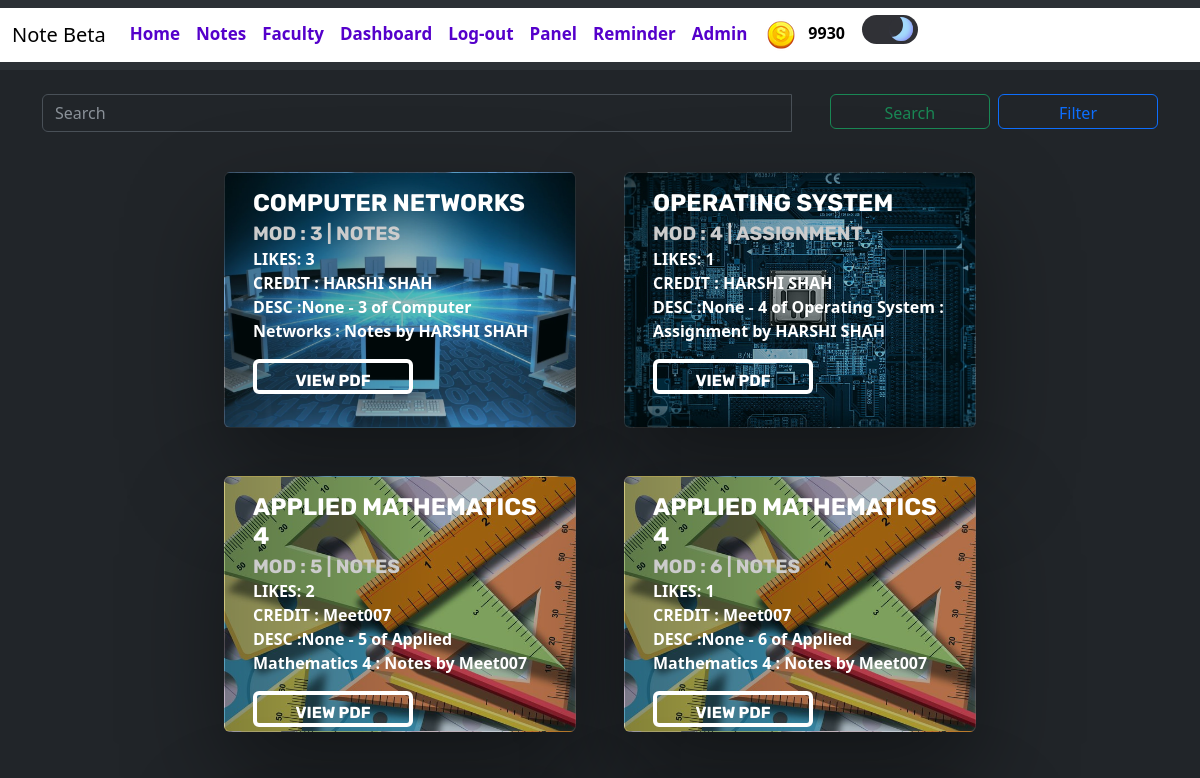
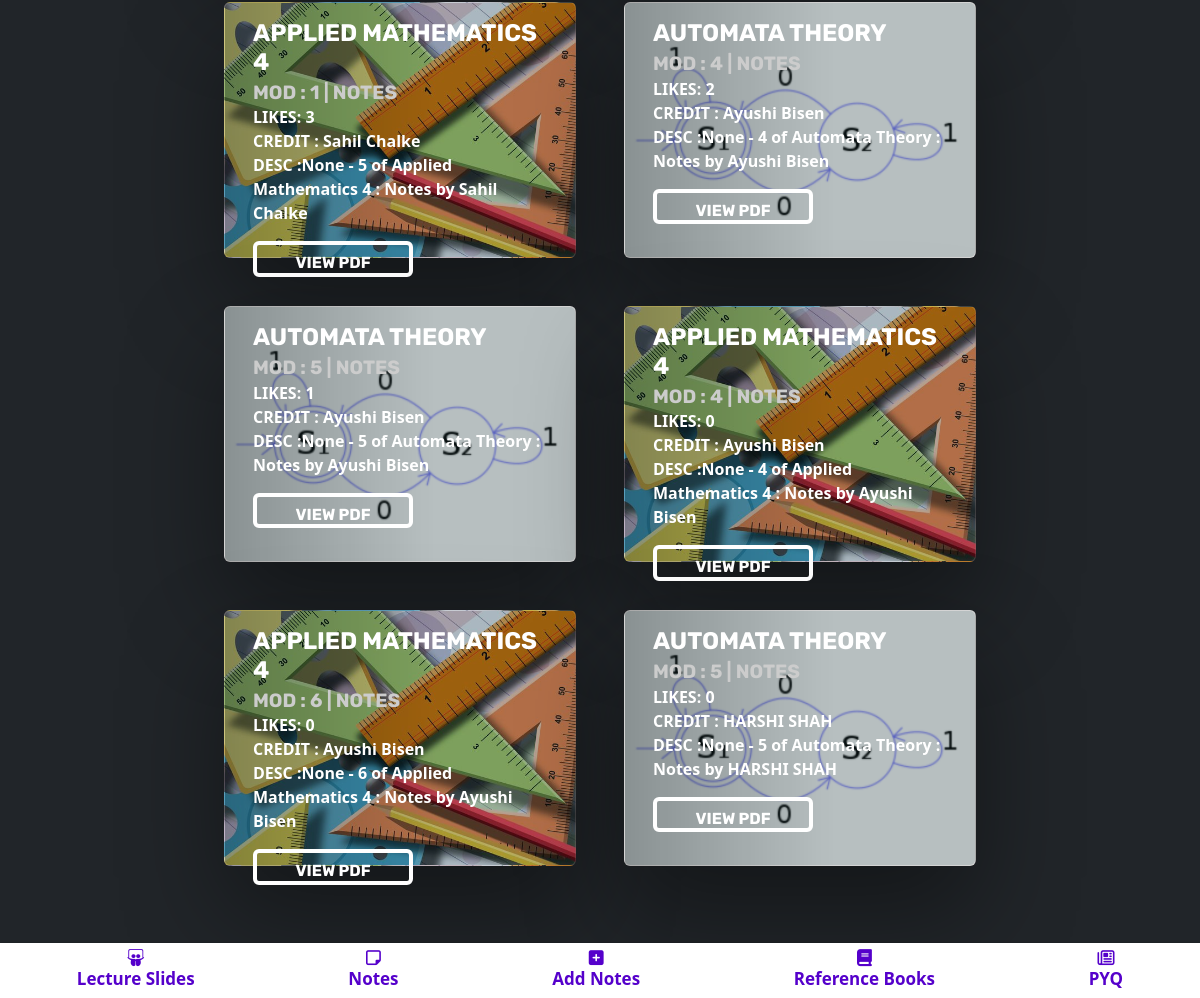
Page /notes/ (signed in) on the earlier database version (2 pictures, top to bottom).
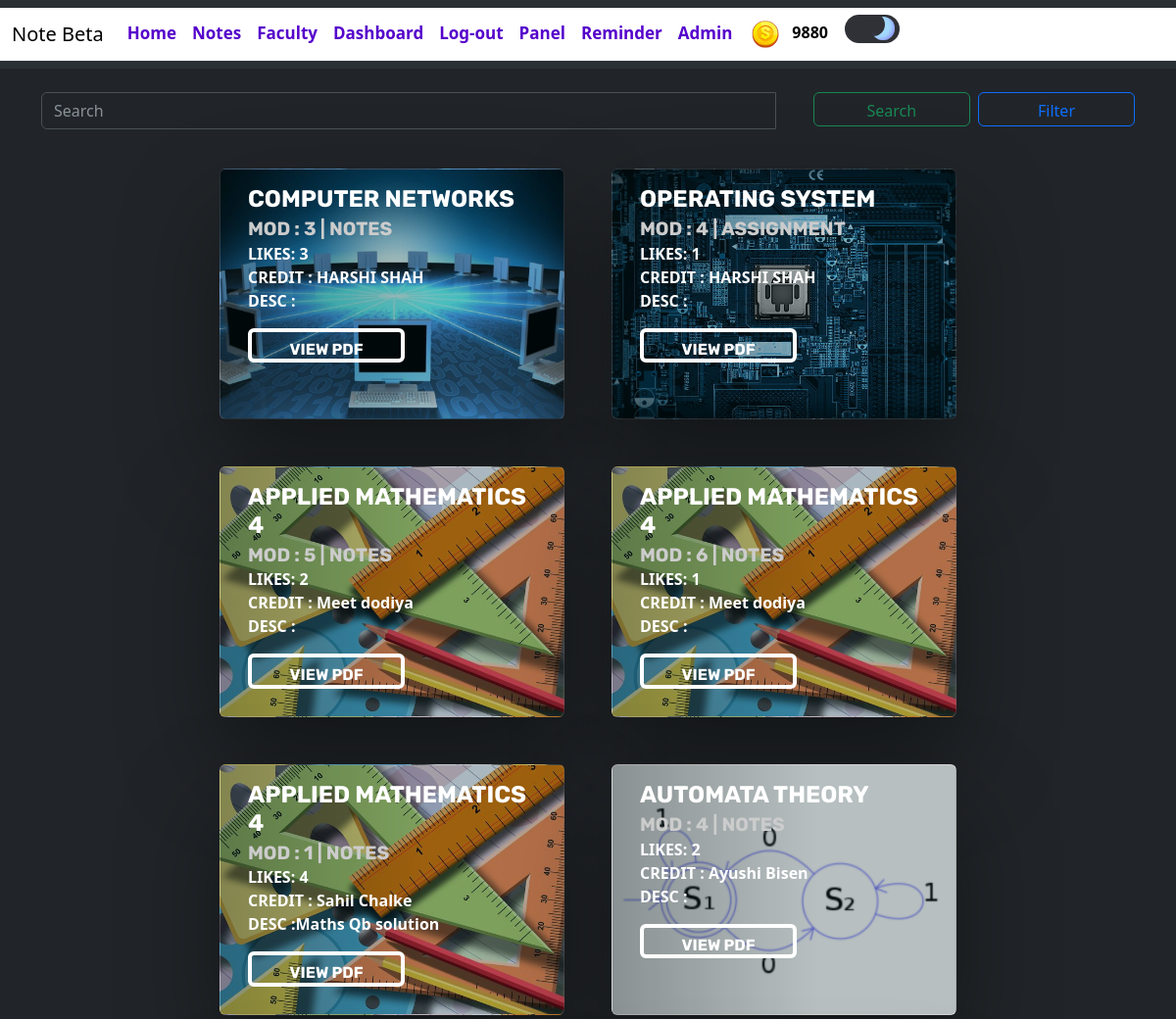
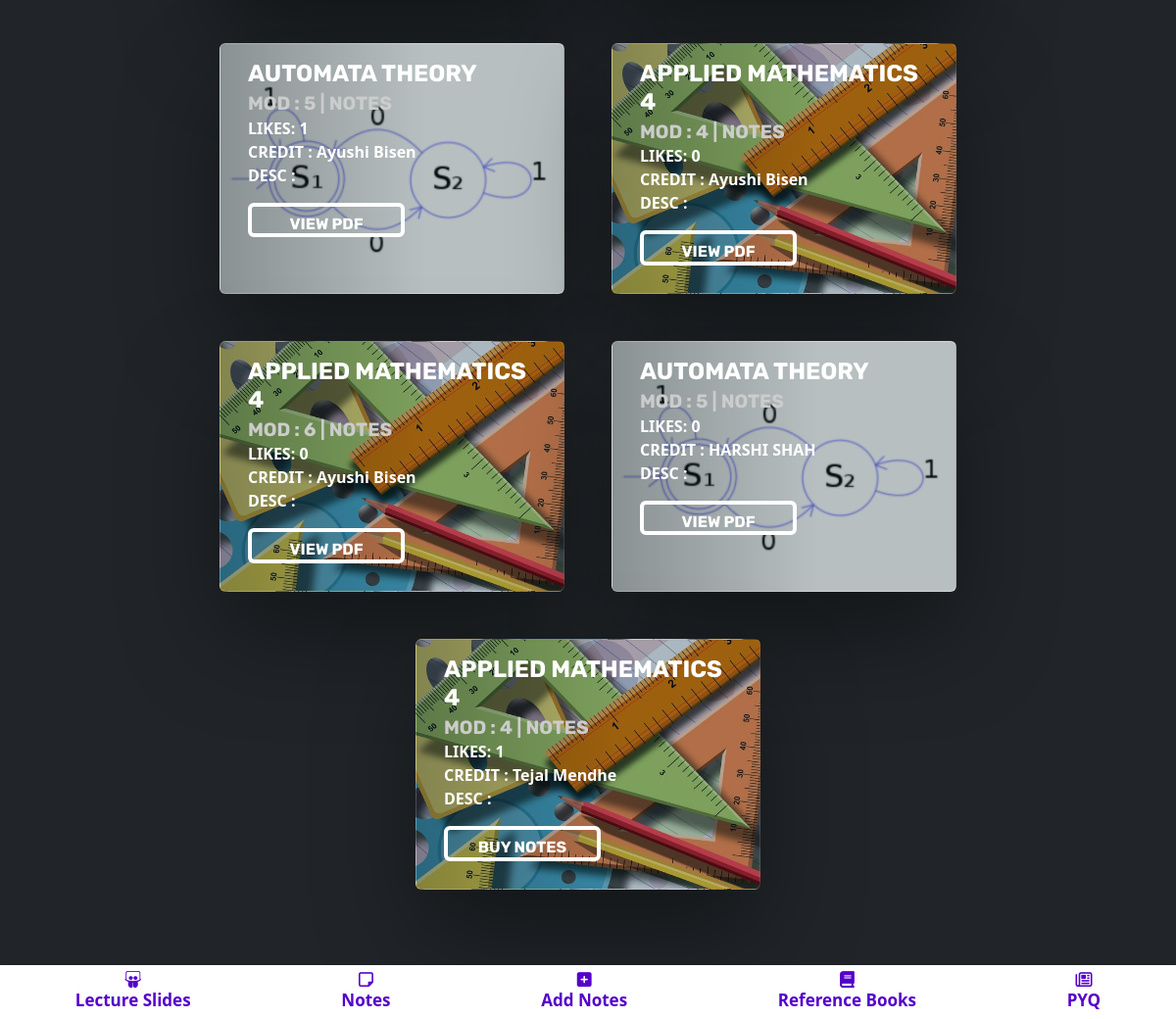
Same page on the later database version (2 pictures, top to bottom).
### blogapp/models.py (models this page shows, shortened)
class UserAccount(AbstractBaseUser, PermissionsMixin):
    email = models.CharField(max_length = 50,unique=True)
    name = models.CharField(max_length=200)
    is_active = models.BooleanField(default=True)
    is_mod = models.BooleanField(default=False)
    is_nUser = models.BooleanField(default=True)
    is_staff = models.BooleanField(default=False)
    coins_scored = models.IntegerField(default=100,null=True,blank=True)
    rank = models.IntegerField(default=0)
    bookmarks = models.ManyToManyField('blogapp.Notes', blank=True)
    is_emailVerified = models.BooleanField(default=False)
    objects = UserAccountManager()
    USERNAME_FIELD = 'email'
    REQUIRED_FIELDS = ['name']

class Notes(models.Model):
    typ = (
        ('Assignment','Assignment'),
        ('Experiment','Experiment'),
        ('Notes','Notes'),
        ('ReferenceBook','Reference Book'),
        ('LectureSlides','Lecture Slides'),
        ('PYQ','PYQ'),
    )
    mods = (
        ('1','1'),
        ('2','2'),
        ('3','3'),
        ('4','4'),
        ('5','5'),
        ('6','6'),
    )
    desc = models.TextField(max_length=500,null=True,blank=True)
    mod = models.CharField(max_length=5,choices=mods,null=True,blank=True)
    file = models.FileField(upload_to='notes/')
    author = models.ForeignKey(UserAccount,on_delete=models.CASCADE)
    status = models.BooleanField(default=False)
    likes = models.ManyToManyField(UserAccount,related_name="notes_like",default=0)
    views = models.PositiveIntegerField(default=0)
    buy=models.ManyToManyField(UserAccount,related_name="buy_notes")
    typeN = models.CharField(max_length=50,null=True,blank=True,choices=typ)
    docid = models.CharField(max_length=300,null=True,blank=True)
    sub =  models.ForeignKey(Subject,on_delete=models.CASCADE,null=True,blank=True)
    slug = AutoSlugField(populate_from = 'sub',unique=True,null=True,default=None)
    nDetail = models.CharField(max_length=100,null=True,blank=True)

class Subject(models.Model):
    name = models.CharField(max_length=50)
    teacher = models.CharField(max_length=50)
    teacherurl = models.CharField(max_length=300,null=True,blank=True)
    img = models.ImageField(upload_to='subImage/',null=True,blank=True)
    def __str__(self):
        return self.name

### blogapp/views.py (the view)
# urls.py: path('notes/', views.notes,name='notes'),
@login_required(login_url='/login/')
def notes(request):
    notes = (Notes.objects.filter(status = True, typeN= 'Notes') | Notes.objects.filter(status = True, typeN= 'Assignment') | Notes.objects.filter(status = True, typeN= 'Experiment') )
    from django.db.models import Count
    filteredNotes = NoteFilter(request.GET, queryset = notes)      #Using django-filter extension declared in filters.py file
    context = {
        'notes' : filteredNotes,
    }
    return render(request,'main/realhome.html',context)

### templates/main/realhome.html (shortened to what this page needs)
{% extends 'index.html' %} {% block content %} {% load crispy_forms_tags %}
{% load static %}
<link rel="stylesheet" href="{% static 'css/card.css' %}" />
<div class="container notesCnt mt-4 mb-4">
  <div class="row d-flex justify-content-center align-items-center">
    <div class="container-lg-6">
      <form class="d-flex" method="post" role="search" action="{% url 'searchNotes' %}">
        <div id="autocomplete" class="autocomplete input-group mb-3">
          <input
            class="form-control me-2"
            type="text"
            name="searchQ"
            placeholder="Search"
            aria-label="Search"
          />
          <ul class="autocomplete-result-list"></ul>
          <div class="input-group-append">
            <button class="btn btn-outline-success rbtn" type="submit">
              Search
            </button>
            <button
              type="button"
              class="btn btn-outline-primary ms-1 rbtn"
              data-bs-toggle="modal"
              data-bs-target="#exampleModal"
            >
              Filter
            </button>
          </div>
        </div>
      </form>
    </div>
  </div>
  <div class="row d-flex justify-content-center align-items-center">
    {% for x in notes.qs %}
      <div class="card cardImg mx-4 my-4" style="width: 22rem; height: 16em; background-image: linear-gradient(90deg, rgba(0, 0, 0, 0.4) 0%, rgba(0, 0, 0, 0.2) 60%),url('{{x.sub.img.url}}');">
        <div class="card-body">
          <div class="text-block">
            <h1 class="abcd">{{x.sub}}<small ><br>MOD : {{x.mod}} | {{x.typeN}}</small></h1>
            <p>
              LIKES: {{x.likes.count}}
              <br>
              CREDIT : {{x.author.name}}
              <br>
              DESC :{{x.desc}}
            </p>
            {% if request.user in x.buy.all %}
            <form method="POST" action="{% url 'notesViewer' x.slug %}">
              <a href="{{x.slug}}" class="card-link">
                <button type="submit" class="btn btn-success">View PDF</button>
              </a>
            </form>
            {% else %}
            <form action="{% url 'buy_notes' x.pk %}" method="POST">
              <button class="btn btn-primary" type="submit">Buy Notes</button>
            </form>
            {% endif %}
          </div>
        </div>
      </div>
    {% endfor %}
  </div>
</div>
<br>
{% endblock %}

### templates/index.html (shortened to what this page needs)
{% load static %}
<!doctype html>
<html lang="en">
<head>
  <link href="https://cdn.jsdelivr.net/npm/bootstrap@5.3.0-alpha1/dist/css/bootstrap.min.css" rel="stylesheet"
>
  <link rel="stylesheet" href="https://cdn.jsdelivr.net/npm/boxicons@latest/css/boxicons.min.css">
  <link rel="stylesheet" href="https://unpkg.com/@trevoreyre/autocomplete-js/dist/style.css" />
</head>
<body data-bs-theme="dark">
  <header>
    {% include 'components/header.html' %}
  </header>
  <main>
    {% block content %}{% endblock %}
  </main>
  <footer>
    {% include 'components/notesBottomNav.html' %}
  </footer>
</body>
</html>

### templates/components/header.html (shortened to what this page needs)
{% load static %}
<nav class="navbar navbar-expand-lg bg-body-tertiary" >
    <div class="container-fluid" style="background-color: white;">
      <a class="navbar-brand mb-0 h1" href="{% url 'notes'%}" style="color: black;">Note Beta</a>
      <div class="collapse navbar-collapse" id="navbarTogglerDemo03">
        <ul class="navbar-nav me-auto mb-2 mb-lg-0" >
          {% if user.is_authenticated %}
          <li class="nav-item">
            <a class="nav-link abc" href="{% url 'home' %}" >Home</a>
          </li>
          <li class="nav-item" >
            <a class="nav-link abc" href="{% url 'notes' %}" >Notes</a>
          </li>
          <li class="nav-item" >
            <a class="nav-link abc" href="{% url 'teacher' %}" >Faculty</a>
          </li>
          <li class="nav-item" >
            <a class="nav-link abc" href="{% url 'dashboard' %}" >Dashboard</a>
          </li>
          <li class="nav-item">
            <a class="nav-link abc" href="{% url 'logout' %}" >Log-out</a>
          </li>
          {% endif %}
          {% if user.is_superuser %}
          <li class="nav-item">
            <a class="nav-link abc" href="{% url 'adminResponse' %}" >Panel</a>
          </li>
          <li class="nav-item">
            <a class="nav-link abc" href="{% url 'add_reminder' %}" >Reminder</a>
          </li>
            <li class="nav-item">
            <a class="nav-link abc" href="{% url 'admin:index' %}" >Admin</a>
          </li>
          {% endif %}
          {% if user.is_authenticated %}
          <table class="coins">
          <th>
          <img src="{% static 'images/coin.png' %}" alt="">
          </th>
          <th>
          <p class="cna" id="cna" style="color: black;">{{ user.coins_scored }}</p>
          </th>
          </table>
    {% endif %}
            <label class="switch">
              <span class="slider"></span>
            </label>
      </div>
    </div>
  </nav>

### templates/components/notesBottomNav.html (shortened to what this page needs)
<section class="abc" style="margin-top: 5%;">
<nav  class="navt bg-white">
    <a href="{% url 'btmNav' %}" class="nav-linkt">
        <i class="fab fa-slideshare" title="Lecture Slides"></i>
        <span class="nav-text">Lecture Slides</span>
    </a>
    <a href="{% url 'notes' %}" class="nav-linkt">
        <i  class="far fa-sticky-note" title="Notes"></i>
        <span class="nav-text">Notes</span>
    </a>
    <a href="{% url 'addNotes' %}" class="nav-linkt">
        <i class="fas fa-plus-square" title="Reference Books"></i>
        <span class="nav-text">Add Notes</span>
    </a>
    <a href="{% url 'referenceBooks' %}" class="nav-linkt">
        <i class="fas fa-book" title="Reference Books"></i>
        <span class="nav-text">Reference Books</span>
    </a>
    <a href="{% url 'pyqA' %}" class="nav-linkt">
        <i class="far fa-newspaper"></i>
        <span class="nav-text">PYQ</span>
    </a>
</nav>
</section>

### static/css/card.css (style rules this page uses)
.cardImg { background-image: linear-gradient(90deg, rgba(0, 0, 0, 0.4) 0%, rgba(0, 0, 0, 0.2) 60%),url('1.jpg'); background-position: center; background-repeat: none; background-size: cover; box-shadow:0px 45px 100px rgba(0, 0, 0, 0.4), inset 0 0 0 1000px rgba(0, 76, 86, 0.1); color:#fff; text-shadow:0 3 10 rgba(0, 0, 0, 0.7); }
.cardImg .text-block { text-shadow:0 3 10 rgba(0, 0, 0, 0.7); }
.cardImg .text-block h1 { font-family:'Rubik', Sans-serif; font-size: 1.5em; margin:0; text-transform:uppercase; font-weight:700; }
.cardImg .text-block h1 small { font-size: .8em; color:#ccc; }
.cardImg .text-block button { transition:all 0.35s cubic-bezier(0.37, 0.26, 0.35, 1); border:4px solid #fff; background:transparent; font-family:'Rubik', Sans-serif; text-transform:uppercase; font-weight:700; cursor:pointer; }
h3,p { font-weight: bold; }
button { width: 10em; height: 2.2em; }

### templates/components/header.html (style rules this page uses)
.nav-link { margin-top: 5px; color: #5500cb; font-size: 17px; font-weight: bold; }
.coins { width: 3px; }
.cna { margin-top: 12px; font-weight: bold; }
.switch { margin-left: 1em; margin-top: 7px; --width-of-switch: 3.5em; --height-of-switch: 1.8em; --size-of-icon: 1.4em; --slider-offset: 0.3em; position: relative; width: var(--width-of-switch); height: var(--height-of-switch); }
.slider { position: absolute; cursor: pointer; top: 0; left: 0; right: 0; bottom: 0; background-color: #f4f4f5; transition: .4s; border-radius: 30px; }
.slider:before { position: absolute; content: ""; height: var(--size-of-icon,1.4em); width: var(--size-of-icon,1.4em); border-radius: 20px; left: var(--slider-offset,0.3em); top: 50%; transform: translateY(-50%); background: linear-gradient(40deg,#ff0080,#ff8c00 70%); ; transition: .4s; }
input:checked + .slider { background-color: #303136; }
input:checked + .slider:before { left: calc(100% - (var(--size-of-icon,1.4em) + var(--slider-offset,0.3em))); background: #303136; box-shadow: inset -3px -2px 5px -2px #8983f7, inset -10px -4px 0 0 #a3dafb; }

### templates/components/notesBottomNav.html (style rules this page uses)
.navt { margin-top: 8em; position: fixed; bottom: 0; width: 100%; height: 55px; box-shadow: 0 0 3px rgba(0, 0, 0, 0.2); background-color:#5500cb; overflow-x: auto; display: flex; }
.nav-linkt { display: flex; flex-direction: column; align-items: center; justify-content: center; flex-grow: 1; min-width: 50px; overflow: hidden; white-space: nowrap; font-size: 14px; text-decoration: none; color: #444444; -webkit-tap-highlight-color: transparent; transition: background-color 0.1s ease-in-out; }
i { font-size: 1.4em; }
i,span { color: #5500cb; font-size: 17px; font-weight: bold; }

Differences in the rows shown:
changed UserAccount: coins_scored "9930" → "9880"
changed Notes "COMPUTER NETWORKS": desc "None - 3 of Computer Networks : Notes by HARSHI SHAH" → (not shown)
changed Notes "ASSIGNMENT": desc "None - 4 of Operating System : Assignment by HARSHI SHAH" → (not shown)
changed Notes (number 3 of 11 on the later page): author.name "Meet007" → "Meet dodiya"; desc "None - 5 of Applied Mathematics 4 : Notes by Meet007" → (not shown)
changed Notes (number 4 of 11 on the later page): author.name "Meet007" → "Meet dodiya"; desc "None - 6 of Applied Mathematics 4 : Notes by Meet007" → (not shown)
changed Notes "Sahil Chalke": likes.count "3" → "4"; desc "None - 5 of Applied Mathematics 4 : Notes by Sahil Chalke" → "Maths Qb solution"
changed Notes (number 6 of 11 on the later page): desc "None - 4 of Automata Theory : Notes by Ayushi Bisen" → (not shown)
changed Notes (number 7 of 11 on the later page): desc "None - 5 of Automata Theory : Notes by Ayushi Bisen" → (not shown)
changed Notes (number 8 of 11 on the later page): desc "None - 4 of Applied Mathematics 4 : Notes by Ayushi Bisen" → (not shown)
changed Notes (number 9 of 11 on the later page): desc "None - 6 of Applied Mathematics 4 : Notes by Ayushi Bisen" → (not shown)
changed Notes (number 10 of 11 on the later page): desc "None - 5 of Automata Theory : Notes by HARSHI SHAH" → (not shown)
now on this page (row edited): Notes: sub.img (picture), sub "APPLIED MATHEMATICS 4", mod "4", typeN "NOTES", likes.count "1", author.name "Tejal Mendhe"
